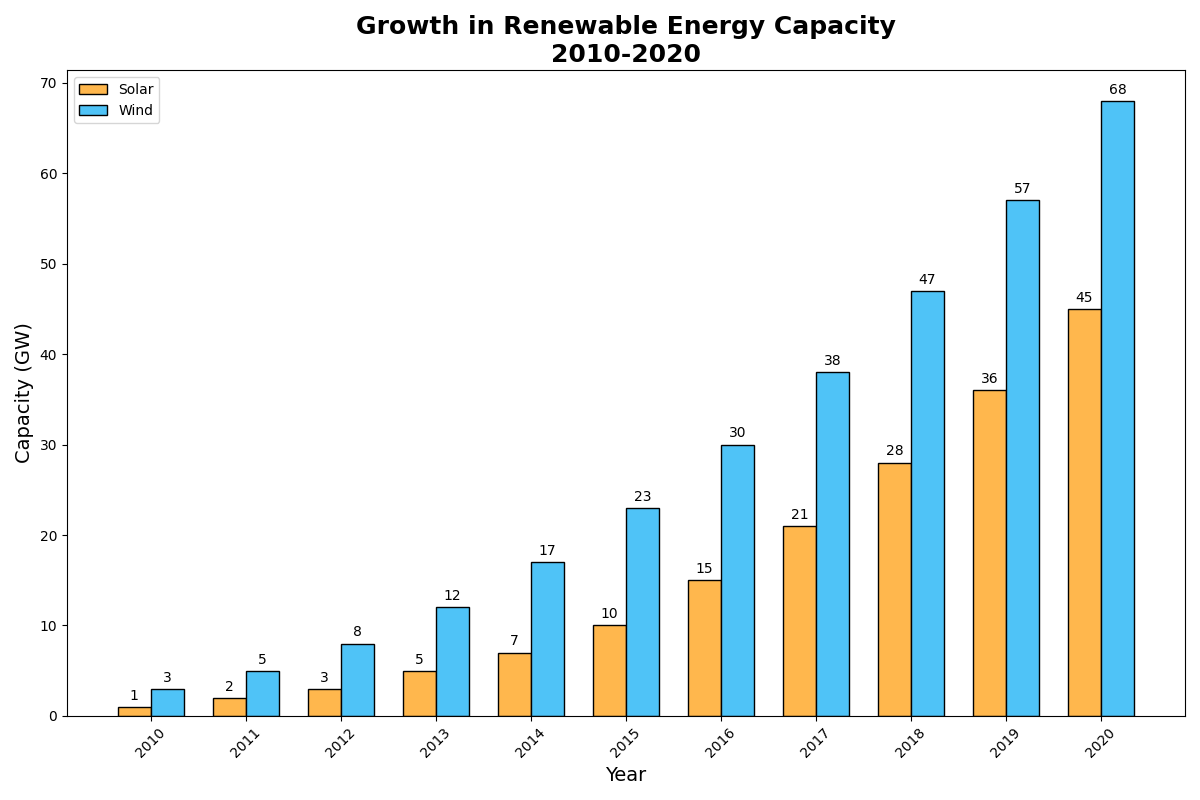

Write Python code to recreate this figure.
import matplotlib.pyplot as plt
import numpy as np

# Years of data collection
years = np.arange(2010, 2021)

# Renewable energy capacity (in GW) for Solar and Wind only
solar_capacity = [1, 2, 3, 5, 7, 10, 15, 21, 28, 36, 45]
wind_capacity = [3, 5, 8, 12, 17, 23, 30, 38, 47, 57, 68]

# Colors for each type of energy
colors = ['#FFB74D', '#4FC3F7']

# Create the figure and axis objects
fig, ax = plt.subplots(figsize=(12, 8))

# Plot bars
bar_width = 0.35  # Adjust width since we have only two groups now
indices = np.arange(len(years))

bars1 = ax.bar(indices - bar_width/2, solar_capacity, bar_width, color=colors[0], edgecolor='black', label='Solar')
bars2 = ax.bar(indices + bar_width/2, wind_capacity, bar_width, color=colors[1], edgecolor='black', label='Wind')

# Customize the plot with titles and labels
ax.set_title('Growth in Renewable Energy Capacity\n2010-2020', fontsize=18, fontweight='bold')
ax.set_xlabel('Year', fontsize=14)
ax.set_ylabel('Capacity (GW)', fontsize=14)
ax.set_xticks(indices)
ax.set_xticklabels(years, rotation=45)
ax.legend()

# Adding text labels on top of the bars
def add_labels(bars):
    for bar in bars:
        height = bar.get_height()
        ax.annotate('{}'.format(height),
                    xy=(bar.get_x() + bar.get_width() / 2, height),
                    xytext=(0, 3),  # 3 points vertical offset
                    textcoords="offset points",
                    ha='center', va='bottom')

add_labels(bars1)
add_labels(bars2)

# Adjust layout to make room for y-labels
plt.tight_layout()

# Show the plot
plt.show()
